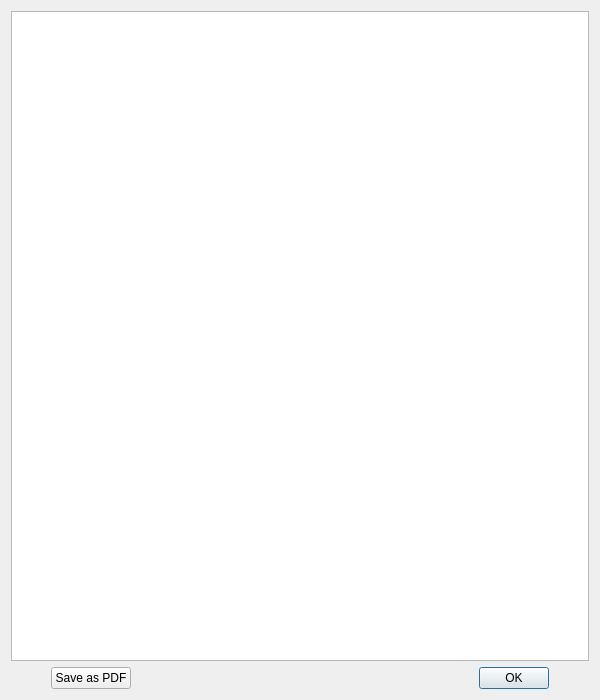
<?xml version="1.0" encoding="UTF-8"?>
<ui version="4.0">
 <class>GHelpDialog</class>
 <widget class="QDialog" name="GHelpDialog">
  <property name="geometry">
   <rect>
    <x>0</x>
    <y>0</y>
    <width>600</width>
    <height>700</height>
   </rect>
  </property>
  <property name="windowTitle">
   <string>Diversification help</string>
  </property>
  <layout class="QVBoxLayout" name="verticalLayout_2">
   <item>
    <widget class="QTextBrowser" name="textBrowser"/>
   </item>
   <item>
    <layout class="QVBoxLayout" name="verticalLayout">
     <item>
      <layout class="QHBoxLayout" name="horizontalLayout">
       <item>
        <spacer name="horizontalSpacer_3">
         <property name="orientation">
          <enum>Qt::Horizontal</enum>
         </property>
         <property name="sizeType">
          <enum>QSizePolicy::Fixed</enum>
         </property>
         <property name="sizeHint" stdset="0">
          <size>
           <width>40</width>
           <height>20</height>
          </size>
         </property>
        </spacer>
       </item>
       <item>
        <widget class="QPushButton" name="pushButton_2">
         <property name="focusPolicy">
          <enum>Qt::NoFocus</enum>
         </property>
         <property name="text">
          <string>Save as PDF</string>
         </property>
        </widget>
       </item>
       <item>
        <spacer name="horizontalSpacer">
         <property name="orientation">
          <enum>Qt::Horizontal</enum>
         </property>
         <property name="sizeHint" stdset="0">
          <size>
           <width>40</width>
           <height>20</height>
          </size>
         </property>
        </spacer>
       </item>
       <item>
        <widget class="QPushButton" name="pushButton">
         <property name="minimumSize">
          <size>
           <width>70</width>
           <height>0</height>
          </size>
         </property>
         <property name="maximumSize">
          <size>
           <width>70</width>
           <height>16777215</height>
          </size>
         </property>
         <property name="text">
          <string>OK</string>
         </property>
        </widget>
       </item>
       <item>
        <spacer name="horizontalSpacer_2">
         <property name="orientation">
          <enum>Qt::Horizontal</enum>
         </property>
         <property name="sizeType">
          <enum>QSizePolicy::Fixed</enum>
         </property>
         <property name="sizeHint" stdset="0">
          <size>
           <width>40</width>
           <height>20</height>
          </size>
         </property>
        </spacer>
       </item>
      </layout>
     </item>
    </layout>
   </item>
  </layout>
 </widget>
 <resources/>
 <connections>
  <connection>
   <sender>pushButton_2</sender>
   <signal>clicked()</signal>
   <receiver>GHelpDialog</receiver>
   <slot>savePDF()</slot>
   <hints>
    <hint type="sourcelabel">
     <x>111</x>
     <y>553</y>
    </hint>
    <hint type="destinationlabel">
     <x>26</x>
     <y>547</y>
    </hint>
   </hints>
  </connection>
  <connection>
   <sender>pushButton</sender>
   <signal>clicked()</signal>
   <receiver>GHelpDialog</receiver>
   <slot>accept()</slot>
   <hints>
    <hint type="sourcelabel">
     <x>396</x>
     <y>560</y>
    </hint>
    <hint type="destinationlabel">
     <x>451</x>
     <y>547</y>
    </hint>
   </hints>
  </connection>
 </connections>
 <slots>
  <slot>savePDF()</slot>
 </slots>
</ui>
